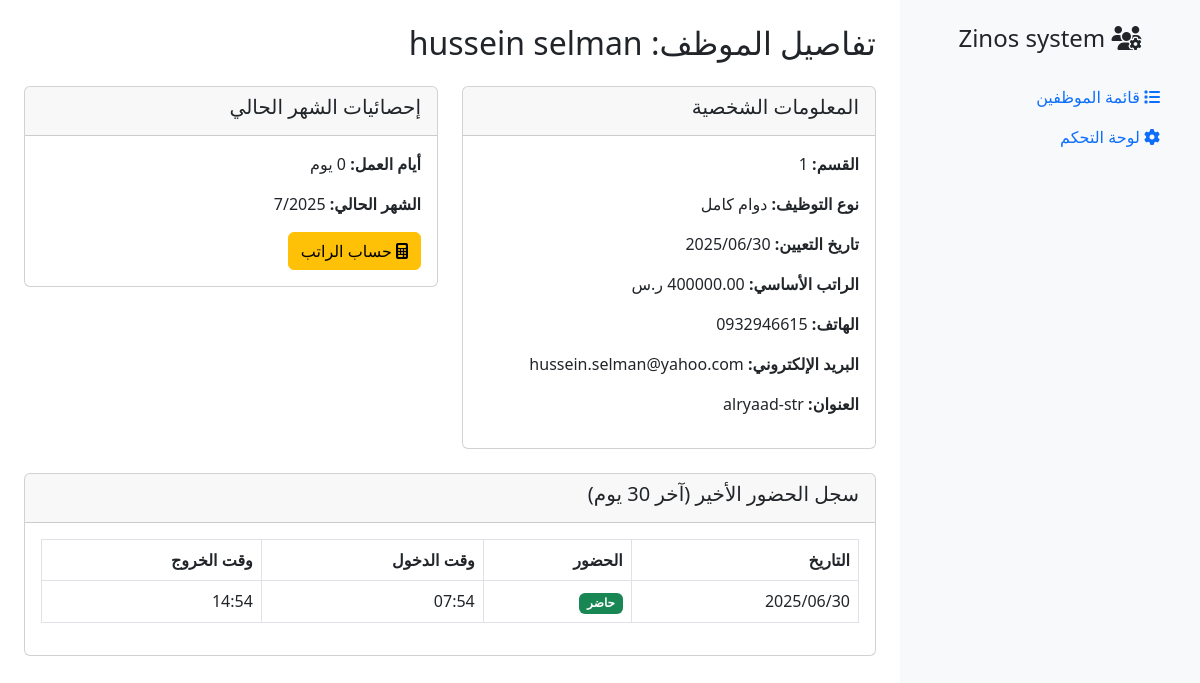
/employees/1/ (signed in), run on the app's committed database.
### employees/models.py (models this page shows, shortened)
class Employee(models.Model):
    EMPLOYEE_TYPES = [
        ('FT', 'دوام كامل'),
        ('PT', 'دوام جزئي'),
        ('CT', 'عقد'),
    ]
    name = models.CharField(max_length=100, verbose_name="اسم الموظف")
    department = models.ForeignKey(
        Department,
        on_delete=models.SET_NULL,
        null=True,
        blank=True,
        verbose_name="القسم"
    )
    employee_type = models.CharField(
        max_length=2,
        choices=EMPLOYEE_TYPES,
        default='FT',
        verbose_name="نوع التوظيف"
    )
    salary = models.DecimalField(
        max_digits=10,
        decimal_places=2,
        default=0,
        verbose_name="الراتب الأساسي"
    )
    hire_date = models.DateField(
        null=True,
        blank=True,
        verbose_name="تاريخ التعيين"
    )
    phone = models.CharField(
        max_length=20,
        blank=True,
        verbose_name="رقم الهاتف"
    )
    email = models.EmailField(
        blank=True,
        verbose_name="البريد الإلكتروني"
    )
    address = models.TextField(
        blank=True,
        verbose_name="العنوان"
    )
    manager = models.ForeignKey(
        'self',
        on_delete=models.SET_NULL,
        null=True,
        blank=True,
        related_name='subordinates',
        verbose_name="المدير المسؤول"
    )
    class Meta:
        verbose_name = "موظف"
        verbose_name_plural = "الموظفون"

class Department(models.Model):
    name = models.CharField(max_length=100, verbose_name="اسم القسم")
    description = models.TextField(blank=True, verbose_name="وصف القسم")
    class Meta:
        verbose_name = "قسم"
        verbose_name_plural = "الأقسام"

class Attendance(models.Model):
    employee = models.ForeignKey(
        Employee,
        on_delete=models.CASCADE,
        verbose_name="الموظف"
    )
    date = models.DateField(verbose_name="التاريخ")
    check_in = models.TimeField(verbose_name="وقت الحضور")
    check_out = models.TimeField(
        null=True,
        blank=True,
        verbose_name="وقت الانصراف"
    )
    is_present = models.BooleanField(
        default=True,
        verbose_name="حاضر"
    )
    notes = models.TextField(
        blank=True,
        verbose_name="ملاحظات"
    )
    class Meta:
        verbose_name = "حضور"
        verbose_name_plural = "سجلات الحضور"

### employees/views.py (the view)
# urls.py: path('<int:pk>/', views.employee_detail, name='employee_detail'),
@login_required
def employee_detail(request, pk):
    employee = get_object_or_404(Employee, pk=pk)
    attendances = Attendance.objects.filter(employee=employee).order_by('-date')[:30]
    current_month = datetime.now().month
    current_year = datetime.now().year
    working_days = Attendance.objects.filter(
        employee=employee,
        date__month=current_month,
        date__year=current_year,
        is_present=True
    ).count()
    manager_info = None
    if employee.manager:
        manager_info = {
            'id': employee.manager.id,
            'name': employee.manager.name,
            'department': employee.manager.department.name if employee.manager.department else ''
        }
    return render(request, 'employees/employee_detail.html', {
        'employee': employee,
        'attendances': attendances,
        'working_days': working_days,
        'current_month': current_month,
        'current_year': current_year,
        'manager_info': manager_info
    })

### templates/employees/employee_detail.html (shortened to what this page needs)
{% extends 'employees/base.html' %}
{% block header %}تفاصيل الموظف: {{ employee.name }}{% endblock %}
{% block content %}
<div class="row">
    <div class="col-md-6">
        <div class="card mb-4">
            <div class="card-header">
                <h5>المعلومات الشخصية</h5>
            </div>
            <div class="card-body">
                <p><strong>القسم:</strong> {{ employee.department.name }}</p>
                <p><strong>نوع التوظيف:</strong> {{ employee.get_employee_type_display }}</p>
                <p><strong>تاريخ التعيين:</strong> {{ employee.hire_date|date:"Y/m/d" }}</p>
                <p><strong>الراتب الأساسي:</strong> {{ employee.salary }} ر.س</p>
                <p><strong>الهاتف:</strong> {{ employee.phone }}</p>
                <p><strong>البريد الإلكتروني:</strong> {{ employee.email }}</p>
                <p><strong>العنوان:</strong> {{ employee.address }}</p>
            </div>
        </div>
    </div>
    <div class="col-md-6">
        <div class="card mb-4">
            <div class="card-header">
                <h5>إحصائيات الشهر الحالي</h5>
            </div>
            <div class="card-body">
                <p><strong>أيام العمل:</strong> {{ working_days }} يوم</p>
                <p><strong>الشهر الحالي:</strong> {{ current_month }}/{{ current_year }}</p>
                <a href="{% url 'calculate_salary' employee.pk %}" class="btn btn-warning">
                    <i class="fas fa-calculator"></i> حساب الراتب
                </a>
            </div>
        </div>
    </div>
</div>
<div class="card">
    <div class="card-header">
        <h5>سجل الحضور الأخير (آخر 30 يوم)</h5>
    </div>
    <div class="card-body">
        <div class="table-responsive">
            <table class="table table-bordered">
                <thead>
                    <tr>
                        <th>التاريخ</th>
                        <th>الحضور</th>
                        <th>وقت الدخول</th>
                        <th>وقت الخروج</th>
                    </tr>
                </thead>
                <tbody>
                    {% for attendance in attendances %}
                    <tr>
                        <td>{{ attendance.date|date:"Y/m/d" }}</td>
                        <td>
                            {% if attendance.is_present %}
                                <span class="badge bg-success">حاضر</span>
                            {% else %}
                                <span class="badge bg-danger">غائب</span>
                            {% endif %}
                        </td>
                        <td>{{ attendance.check_in|time:"H:i" }}</td>
                        <td>
                            {% if attendance.check_out %}
                                {{ attendance.check_out|time:"H:i" }}
                            {% else %}
                                -
                            {% endif %}
                        </td>
                    </tr>
                    {% empty %}
                    <tr>
                        <td colspan="4" class="text-center">لا توجد سجلات حضور</td>
                    </tr>
                    {% endfor %}
                </tbody>
            </table>
        </div>
    </div>
</div>
{% endblock %}

### templates/employees/base.html (shortened to what this page needs)
<!DOCTYPE html>
<html lang="ar" dir="rtl">
<head>
    <link href="https://cdn.jsdelivr.net/npm/bootstrap@5.3.0/dist/css/bootstrap.rtl.min.css" rel="stylesheet">
    <link rel="stylesheet" href="https://cdnjs.cloudflare.com/ajax/libs/font-awesome/6.4.0/css/all.min.css">
</head>
<body>
    <div class="container-fluid">
        <div class="row">
            <div class="col-md-3 sidebar p-4">
                <h4 class="text-center mb-4">
                    <i class="fas fa-users-cog"></i> Zinos system
                </h4>
                <ul class="nav flex-column">
                    <li class="nav-item">
                        <a class="nav-link active" href="{% url 'employee_list' %}">
                            <i class="fas fa-list"></i> قائمة الموظفين
                        </a>
                    </li>
                    <li class="nav-item">
                        <a class="nav-link" href="/admin" target="_blank">
                            <i class="fas fa-cog"></i> لوحة التحكم
                        </a>
                    </li>
                </ul>
            </div>
            <div class="col-md-9 p-4">
                <h2 class="mb-4">{% block header %}{% endblock %}</h2>
                {% block content %}{% endblock %}
            </div>
        </div>
    </div>
</body>
</html>

### templates/employees/base.html (style rules this page uses)
.sidebar { background-color: #f8f9fa; height: 100vh; }

### data on the page
Employee: name "hussein selman", department.name "1", employee_type "دوام كامل", hire_date "2025/06/30", salary "400000.00", phone "0932946615", email "hussein.selman@yahoo.com", address "alryaad-str"
Attendance: date "2025/06/30", is_present "حاضر", check_in "07:54", check_out "14:54"

### other printed values
{{ working_days }} "0"
